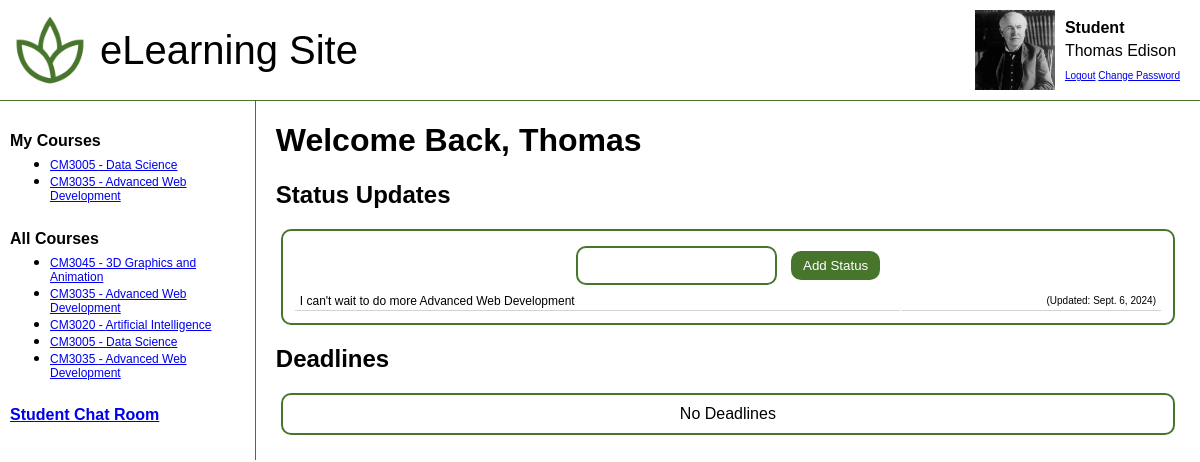
The page / (signed in) on the database its author committed.
### elearning/models.py (models this page shows, shortened)
class AppUser(models.Model):
    user = models.OneToOneField(User, on_delete=models.CASCADE)
    image = models.ImageField(upload_to='elearning/uploads/profilePhotos/%Y/%m/%d', blank=True, null=True)

class Registrations(models.Model):
    class Status(models.TextChoices):
        Pending = "PENDING"
        Approved = "APPROVED"
        Declined = "DECLINED"
        Blocked = "BLOCKED"
    status = models.CharField(max_length=8, choices=Status)
    student = models.ForeignKey(User, on_delete=models.DO_NOTHING)
    course = models.ForeignKey(Courses, null = False, on_delete=models.DO_NOTHING)
    note = models.CharField(max_length=256, blank=True)
    registration_date = models.DateField(auto_now = True, null=False)
    class Meta:
        verbose_name_plural = "Registrations"
        unique_together = ('student', 'course')

class Courses(models.Model):
    code = models.CharField(max_length = 10, null=False)
    name = models.CharField(max_length = 256, null=False)
    description = models.TextField(null=False)
    length_in_weeks = models.PositiveIntegerField(default = 1, null=False, validators=[MinValueValidator(1), MaxValueValidator(52)])
    semester = models.ForeignKey(Semester, on_delete=models.DO_NOTHING)
    date_added = models.DateField(auto_now = True)
    class Meta:
        verbose_name_plural = "Courses"

class StatusUpdates(models.Model):
    user = models.ForeignKey(User, on_delete=models.CASCADE, null=True)
    status = models.CharField(max_length = 256)
    date_added = models.DateField(auto_now = True)
    class Meta:
        verbose_name_plural = "Status Updates"

### elearning/views.py (the view)
# urls.py: path('', login_required(login_url='../login/')(views.index), name='index'),
def index(request):
        context = template_details(request, 0)
        context['status_form'] = StatusCreateForm(initial={'user': request.user})
        if request.method == 'POST':
            status_form = StatusCreateForm(request.POST)
            print(status_form)
            if status_form.is_valid():
                status_form.save()
                return redirect('/')
        context['statuses'] = StatusUpdates.objects.filter(user = request.user)
        if (context['role'] == "Teacher"):
            context['pending_registrations'] = Registrations.objects.filter(status = "PENDING")
        if (context['role'] == "Student"):
            accepted_registations = Registrations.objects.filter(status = "APPROVED", student = request.user)
            registered_due_dates = Registrations.objects.none()
            for reg in accepted_registations:
                deadlines = CourseDueDates.objects.filter(course_id = reg.course_id)
                registered_due_dates = registered_due_dates | deadlines
            context['duedates'] = registered_due_dates
        return render(request, 'elearning/index.html', context)

### elearning/forms.py
class StatusCreateForm(ModelForm):
    class Meta:
        model = StatusUpdates
        fields = ['user', 'status']
        widgets = {'user': forms.HiddenInput()}

### elearning/views.py (called while the page is built)
def is_member(user):
    if user.groups.filter(name='Teacher').exists():
        return "Teacher"
    if user.groups.filter(name='Student').exists():
        return "Student"

def template_details(request, course_code):
    context={}
    context['role'] = (is_member(request.user))
    context['courses'] = Courses.objects.all()
    context['teachers'] = User.objects.filter(groups__name='Teacher')
    context['students'] = User.objects.filter(groups__name='Student')
    context['user_image'] = AppUser.objects.get(user = request.user).image
    if (context['role'] == "Student"):
        context['courses_enrolled'] = Registrations.objects.filter(status = "APPROVED", student = request.user)
    if (course_code):
        context['selected_course'] = Courses.objects.filter(pk=course_code)[0]
    return context

### elearning/templates/elearning/index.html (shortened to what this page needs)
{% extends "./base.html" %}
{% block content %}
    <h1 id="home-welcome-text">Welcome Back, {{user.first_name}}</h1>
    <h2>Status Updates</h2>
    <div id="home-status-update-container" class="main_section">
        <div id="home-status-update-add">
            <form method="POST" enctype="multipart/form-data">
                {{status_form.status}}
            <input class="button-active" type="submit" value = "Add Status">
            </form>
        </div>
        <div id="home-status-update-list">
            {% for status in statuses %}
            <table class="table-container">
                <tr>
                    <td style="width:70%"><p>{{ status.status }}</p></td>
                    <td class="small_text" style="text-align: right;">(Updated: {{ status.date_added }})</td>
                </tr>
            </table>
            {% endfor %}
        </div>
    </div>
    {% if role == "Student" %}
        <h2>Deadlines</h2>
        <div id="home-deadlines-container" class="main_section">
        </div>
    {% endif %}
{% endblock %}

### elearning/templates/elearning/base.html (shortened to what this page needs)
{% include "./header.html" %}
<div id="body-container" style="display: flex; flex-direction: row; width:100%;">
    <div id="left-nav-bar" style="min-width:250px">
        <div style="padding: 10px;border-right:1px solid #48752C; height: 100%; display:flex; flex-direction:column;">
            {% if role == "Student" %}
                <h4 style="margin-bottom: 0;">My Courses</h4>
                <ul style="margin-bottom: 5px; margin-top:5px">
                    {% for enrolled in courses_enrolled %}
                        <li><p><a href="/course_view/{{enrolled.course.pk}}">{{enrolled.course.code}} - {{enrolled.course.name}}</a></p></li>
                    {% endfor %}
                </ul>
                <h4 style="margin-bottom: 0;">All Courses</h4>
                <ul style="margin-bottom: 5px; margin-top:5px">
                    {% for course in courses %}
                        <li><p><a href="/course_view/{{course.pk}}">{{course.code}} - {{course.name}}</a></p></li>
                    {% endfor %}
                </ul>
                <a href="/chat/StudentChat"><h4 style="margin-bottom: 0">Student Chat Room</h4></a>
            {% endif %}
        </div>
    </div>
    <div id="Main_content" style="width:80%; margin-left: 20px; margin-right: 20px;">
        {% block content %}Didn't render content{% endblock %}
    </div>
</div>
{% include "./footer.html" %}

### elearning/templates/elearning/header.html (shortened to what this page needs)
<!DOCTYPE html>
<html lang="en">
<head>
    <link rel="stylesheet" type="text/css" href="../../static/css/elearning.css?{% now "U" %}">
</head>
<body>
    <div id="header-container" style="background-color: white; min-width:650px;" >
            <img id="header-logo" src="../../static/images/logo.png" id="logo" alt="website logo" onclick="location.href='/'" style="cursor:pointer;">
            <div id="header-title" onclick="location.href='/'" style="cursor:pointer;">eLearning Site</div>
        {% if user.is_authenticated %}
        <div id="login-option" style="display: flex; flex-direction: row; align-items: center">
            {% if user_image %}
            <img src="/media/{{user_image}}" style="height:80%; margin: 10px">
            {% else %}
            <img src="../../static/images/placeholder-profile.jpg" style="height:80%; margin: 10px">
            {%endif%}
            <div>
                {% if role %}
                <div style="font-weight: bold; margin-bottom: 5px">{{ role }}</div>
                {% endif %}
                {% if user.first_name %}
                    <div>{{user.first_name}} {{user.last_name}}</div>
                {% else %}
                    <div>{{user}}</div>
                {% endif %}
                <div style="font-size: 10px; margin-top: 10px;"><a href="/logout">Logout</a> <a href="/change_password">Change Password</a></div>
            </div>
        </div>
        {% else %}
        <div id="login-option">
        </div>
        {% endif %}
    </div>

### elearning/static/css/elearning.css (style rules this page uses)
body { margin: 0; background-color: white; font-family: Verdana, Geneva, Tahoma, sans-serif; }
#header-container { background-color: white; width: 100%; border-color: #48752C; border-bottom: 1px solid #48752C; position: -webkit-sticky; position: sticky; top: 0; display: flex; align-items: center; }
#header-logo { padding: 10px; width: 80px; height: 80px }
#header-title { font-size: 40px; }
#login-option { position: absolute; right: 0; top: 0; padding-right: 20px; height: 100%; align-content: center }
.button-active { align-self: center; text-align: center; margin: 5px; padding: 5px; padding-left: 10px; padding-right: 10px; border-radius: 20px; background-color: #48752C; color: white; transition-duration: 0.4s; border: 2px solid #48752C; border-radius: 10px; outline: none; }
.input_field, input[type=text] { margin: 5px; padding: 10px; border: 2px solid #48752C; border-radius: 10px; text-align: center; outline: none; }
.main_section { margin: 5px; padding: 10px; border: 2px solid #48752C; border-radius: 10px; text-align: center; outline: none; }
.small_text { font-size: 10px; }
p { font-size: 12px; margin: 0; padding: 0; }
.table-container { width: 100% }
#home-deadlines-table, th, td { border-bottom: 1px solid lightgrey; border-collapse: collapse; text-align: left; padding: 2px; padding-left: 5px; padding-right: 5px; }

### rows shown on the page
AppUser: image (picture)
Registrations: course.code "CM3005", course.name "Data Science"
Registrations: course.code "CM3035", course.name "Advanced Web Development"
Courses: code "CM3045", name "3D Graphics and Animation"
Courses: code "CM3035", name "Advanced Web Development"
Courses: code "CM3020", name "Artificial Intelligence"
Courses: code "CM3005", name "Data Science"
Courses: code "CM3035", name "Advanced Web Development"
StatusUpdates: status "I can't wait to do more Advanced Web Development", date_added "Sept. 6, 2024"

### other values the page prints
{{ role }} "Student"
{{ user.first_name }} "Thomas"
{{ user.last_name }} "Edison"
